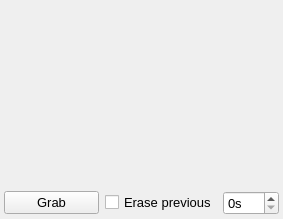
<?xml version="1.0" encoding="UTF-8"?>
<ui version="4.0">
 <class>Camera</class>
 <widget class="QMainWindow" name="Camera">
  <property name="geometry">
   <rect>
    <x>0</x>
    <y>0</y>
    <width>283</width>
    <height>219</height>
   </rect>
  </property>
  <property name="windowTitle">
   <string>Camera</string>
  </property>
  <property name="iconSize">
   <size>
    <width>20</width>
    <height>20</height>
   </size>
  </property>
  <property name="unifiedTitleAndToolBarOnMac">
   <bool>true</bool>
  </property>
  <widget class="QWidget" name="centralwidget">
   <layout class="QGridLayout" name="gridLayout" rowstretch="1,0">
    <property name="leftMargin">
     <number>4</number>
    </property>
    <property name="topMargin">
     <number>4</number>
    </property>
    <property name="rightMargin">
     <number>4</number>
    </property>
    <property name="bottomMargin">
     <number>4</number>
    </property>
    <property name="spacing">
     <number>0</number>
    </property>
    <item row="0" column="0" colspan="3">
     <widget class="QCameraViewfinder" name="viewfinder" native="true"/>
    </item>
    <item row="1" column="0" colspan="3">
     <widget class="QWidget" name="widget" native="true">
      <layout class="QGridLayout" name="gridLayout_2" columnstretch="1,0,0">
       <property name="leftMargin">
        <number>0</number>
       </property>
       <property name="topMargin">
        <number>0</number>
       </property>
       <property name="rightMargin">
        <number>0</number>
       </property>
       <property name="bottomMargin">
        <number>0</number>
       </property>
       <item row="0" column="0">
        <widget class="QPushButton" name="grab">
         <property name="font">
          <font>
           <pointsize>10</pointsize>
          </font>
         </property>
         <property name="text">
          <string>Grab</string>
         </property>
        </widget>
       </item>
       <item row="0" column="2">
        <widget class="QSpinBox" name="timeLapse">
         <property name="font">
          <font>
           <pointsize>10</pointsize>
          </font>
         </property>
         <property name="suffix">
          <string>s</string>
         </property>
         <property name="maximum">
          <number>999</number>
         </property>
         <property name="neutrinoSave" stdset="0">
          <bool>true</bool>
         </property>
        </widget>
       </item>
       <item row="0" column="1">
        <widget class="QCheckBox" name="keep_copy">
         <property name="font">
          <font>
           <pointsize>10</pointsize>
          </font>
         </property>
         <property name="text">
          <string>Erase previous</string>
         </property>
         <property name="neutrinoSave" stdset="0">
          <bool>true</bool>
         </property>
        </widget>
       </item>
      </layout>
     </widget>
    </item>
   </layout>
  </widget>
 </widget>
 <customwidgets>
  <customwidget>
   <class>QCameraViewfinder</class>
   <extends>QWidget</extends>
   <header>qcameraviewfinder.h</header>
   <container>1</container>
  </customwidget>
 </customwidgets>
 <resources/>
 <connections/>
</ui>
